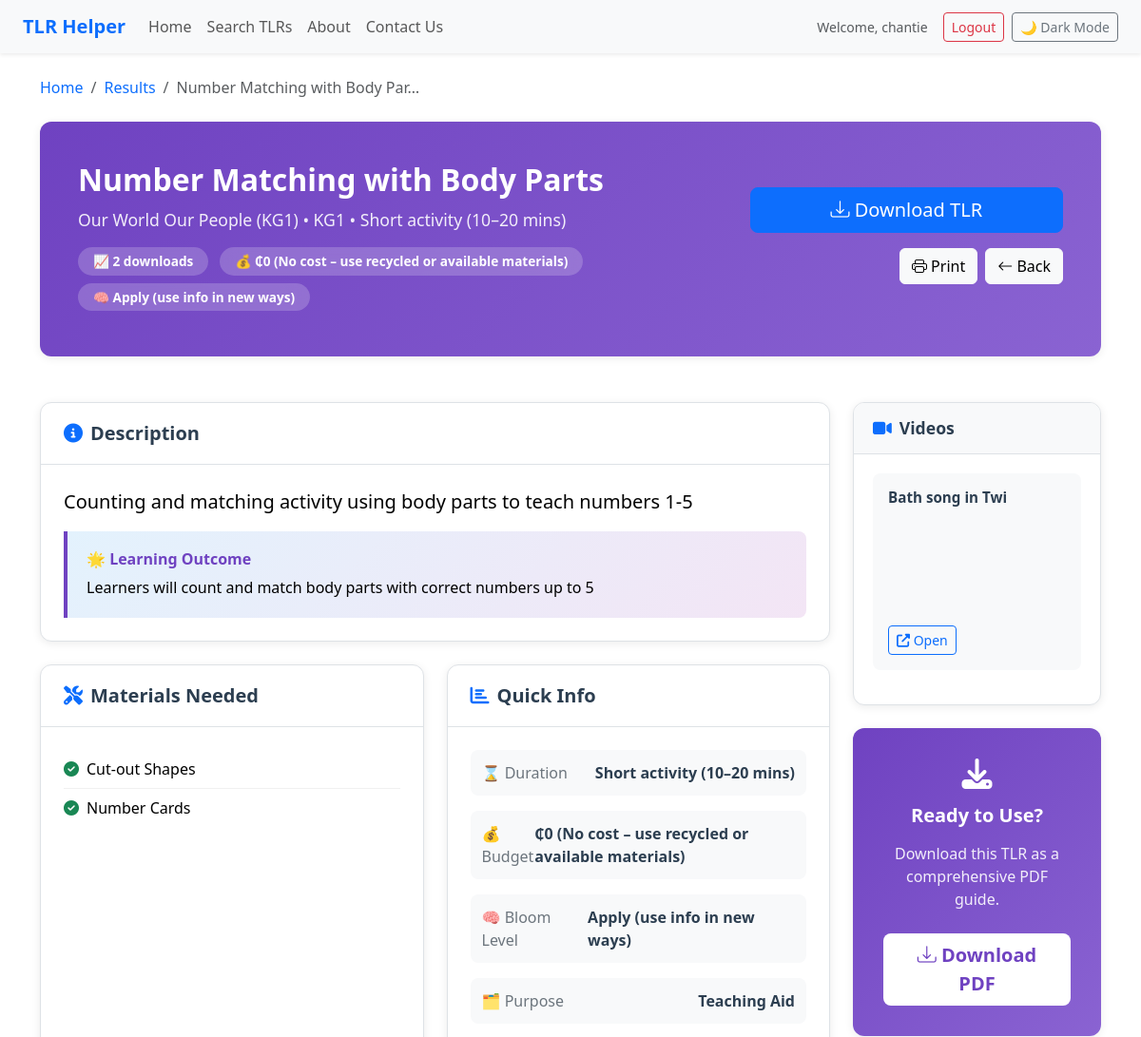
Before: /tlr/number-matching-with-body-parts/ (signed in, upper part) with the older database file.
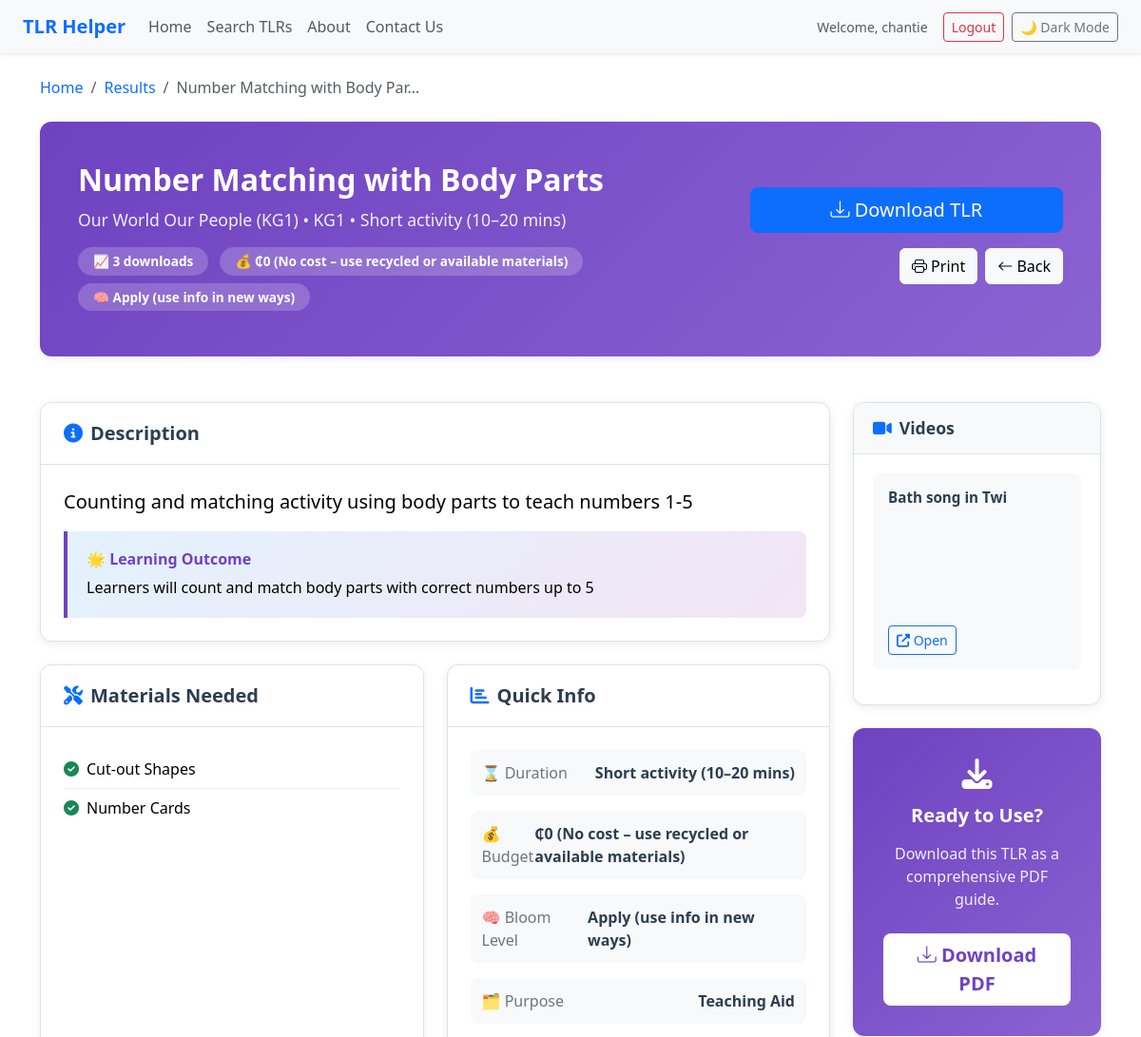
After: the same page with the newer database file.
### suggestor/models.py (models this page shows, shortened)
class Tlr(models.Model):
    class_level = models.ForeignKey(ClassLevel, on_delete=models.CASCADE)
    subject = ChainedForeignKey(
        Subject,
        chained_field="class_level",
        chained_model_field="class_level",
        show_all=False,
        auto_choose=True,
        sort=True,
        null=True,
        blank=True,
        on_delete=models.CASCADE
    )
    term = models.PositiveSmallIntegerField(null=True, blank=True)
    strand = models.ForeignKey(Strand, on_delete=models.CASCADE, null=True, blank=True)
    substrand = models.ForeignKey(SubStrand, on_delete=models.CASCADE, null=True, blank=True)
    indicator = models.ForeignKey(Indicator, on_delete=models.CASCADE, null=True, blank=True)
    standard = models.ForeignKey(ContentStandard, on_delete=models.CASCADE, null=True, blank=True)
    themes = models.ManyToManyField(Theme, blank=True)
    key_learning_areas = models.ManyToManyField(KeyLearningArea, blank=True)
    competencies = models.ManyToManyField(CoreCompetency, blank=True)
    resource_types = models.ManyToManyField(ResourceType, blank=True)
    goals = models.ManyToManyField(GoalTag, blank=True)
    title = models.CharField(max_length=120)
    brief_description = models.TextField()
    materials = models.ManyToManyField(Material, blank=True)
    time_needed = models.CharField(max_length=10, choices=TIME_NEEDED_CHOICES, default="lesson")
    steps_to_make = models.TextField(blank=True)
    tips_for_use = models.TextField(blank=True)
    intended_use = models.CharField(max_length=20, choices=INTENDED_CHOICES, blank=True, null=True)
    tlr_type = models.CharField(max_length=20, choices=TLR_TYPES, blank=True, null=True)
    special_needs = models.ManyToManyField(SpecialNeed, blank=True)
    learning_styles = models.ManyToManyField(LearningStyle, blank=True)
    class_size = models.CharField(max_length=10, choices=CLASS_SIZE_BANDS, blank=True, null=True)
    bloom_level = models.CharField(max_length=20, choices=BLOOM_LEVELS, blank=True, null=True)
    budget_band = models.CharField(max_length=20, choices=BUDGET_BANDS, blank=True, null=True)
    learning_outcome = models.TextField(blank=True)
    search_keywords = models.TextField(blank=True)
    slug = models.SlugField(blank=True, unique=True)
    created_by = models.ForeignKey(User, on_delete=models.SET_NULL, null=True, blank=True)
    last_updated = models.DateTimeField(auto_now=True)
    is_published = models.BooleanField(default=False)
    download_count = models.PositiveIntegerField(default=0)

class Subject(models.Model):
    class_level = models.ForeignKey(ClassLevel, on_delete=models.CASCADE)
    title = models.CharField(max_length=120)
    def __str__(self):
        return f"{self.title} ({self.class_level})"

class ClassLevel(models.Model):
    code = models.CharField(max_length=5, unique=True)
    name = models.CharField(max_length=20)
    def __str__(self):
        return self.name

### suggestor/views.py (the view)
# urls.py: path("tlr/<slug:slug>/", v.tlr_detail_page, name="tlr_detail"),
@login_required
def tlr_detail_page(request, slug):
    tlr = get_object_or_404(Tlr, slug=slug, is_published=True)
    return render(request, "tlr_detail.html", {"tlr": tlr})

### suggestor/models.py (called while the page is built)
    def __str__(self):
        return self.name

    def __str__(self):
        return self.title

    def __str__(self):
        return self.title

    def __str__(self):
        return self.title

    def __str__(self):
        return self.title

    def __str__(self):
        return self.name

    def __str__(self):
        return self.name

### suggestor/templates/tlr_detail.html (shortened to what the changed rows need)
{% extends "base.html" %}
{% load static %}
{% block content %}
<div class="container py-4">
  <nav aria-label="breadcrumb" class="mb-4">
    <ol class="breadcrumb">
      <li class="breadcrumb-item"><a href="{% url 'welcome' %}" class="text-decoration-none">Home</a></li>
      <li class="breadcrumb-item"><a href="{% url 'results_page' %}" class="text-decoration-none">Results</a></li>
      <li class="breadcrumb-item active" aria-current="page">{{ tlr.title|truncatechars:30 }}</li>
    </ol>
  </nav>
  <div class="hero-section mb-5">
    <div class="hero-content">
      <div class="row align-items-center">
        <div class="col-lg-8">
          <div class="hero-text">
            <h1 class="hero-title">{{ tlr.title }}</h1>
            <p class="hero-subtitle">
              {% if tlr.subject %}{{ tlr.subject }} • {% endif %}
              {{ tlr.class_level }} • {{ tlr.get_time_needed_display }}
            </p>
            <div class="hero-badges">
              <span class="badge badge-custom">📈 {{ tlr.download_count|default:"0" }} downloads</span>
              <span class="badge badge-custom">💰 {{ tlr.get_budget_band_display }}</span>
              <span class="badge badge-custom">🧠 {{ tlr.get_bloom_level_display }}</span>
            </div>
          </div>
        </div>
      </div>
    </div>
  </div>
  <div class="row">
    <div class="col-lg-8 col-xl-9">
      <div class="content-card mb-4">
        <div class="content-body">
          <p class="lead">{{ tlr.brief_description }}</p>
          {% if tlr.learning_outcome %}
            <div class="highlight-box">
              <h6 class="highlight-title">🌟 Learning Outcome</h6>
              <p class="mb-0">{{ tlr.learning_outcome }}</p>
            </div>
          {% endif %}
        </div>
      </div>
      <div class="row mb-4">
        <div class="col-md-6">
          <div class="content-card h-100">
            <div class="content-body">
              <div class="info-grid">
                <div class="info-item">
                  <span class="info-label">⌛ Duration</span>
                  <span class="info-value">{{ tlr.get_time_needed_display }}</span>
                </div>
                <div class="info-item">
                  <span class="info-label">💰 Budget</span>
                  <span class="info-value">{{ tlr.get_budget_band_display }}</span>
                </div>
                <div class="info-item">
                  <span class="info-label">🧠 Bloom Level</span>
                  <span class="info-value">{{ tlr.get_bloom_level_display }}</span>
                </div>
                {% if tlr.intended_use %}
                <div class="info-item">
                  <span class="info-label">🗂️ Purpose</span>
                  <span class="info-value">{{ tlr.get_intended_use_display }}</span>
                </div>
                {% endif %}
              </div>
            </div>
          </div>
        </div>
      </div>
    </div>
  </div>
</div>
{% endblock %}

Changed rows visible on the page:
changed Tlr "Number Matching with Body Parts": download_count "2" → "3"
